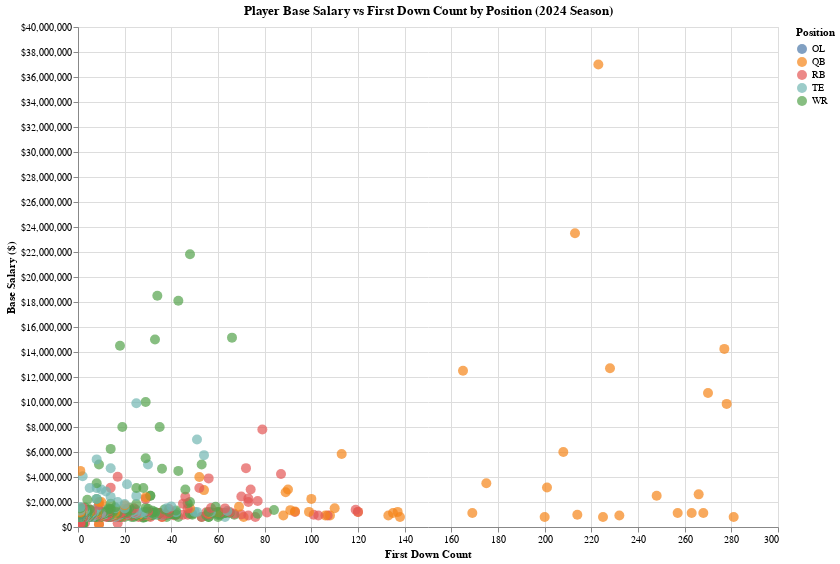

This figure's notebook cell:
### Markdown cell above
As it turns out, this ended up being a list mainly of quarterbacks. Let's visualize each player's position and salary per first down in a scatter plot with different colors indicating positions

### Code cell
# Create Altair scatter plot with base salary vs first downs colored by position
player_scatter = alt.Chart(final_df).mark_circle(size=100, opacity=0.7).encode(
    x=alt.X('First_Down_Count:Q', title='First Down Count'),
    y=alt.Y('base_salary:Q', title='Base Salary ($)', 
            axis=alt.Axis(format='$,.0f')),
    color=alt.Color('position:N', title='Position'),
    tooltip=[
        alt.Tooltip('Player:N', title='Player Name'),
        alt.Tooltip('team:N', title='Team'),
        alt.Tooltip('position:N', title='Position'),
        alt.Tooltip('First_Down_Count:Q', title='First Down Count'),
        alt.Tooltip('base_salary:Q', format='$,.0f', title='Base Salary'),
        alt.Tooltip('salary_per_first_down:Q', format='$,.0f', title='Salary per First Down')
    ]
).properties(
    width=700,
    height=500,
    title='Player Base Salary vs First Down Count by Position (2024 Season)'
).interactive()

player_scatter

### Figure 1 — Vega-Lite specification as saved in the notebook (floating-point values rounded to 4 significant figures; data arrays with more than 128 entries replaced by an {"elided": "..."} marker saying what was removed)
{"config": {"view": {"continuousWidth": 300, "continuousHeight": 300}}, "data": {"name": "data-822443de2c6b051d615347bce43948a9"}, "mark": {"type": "circle", "opacity": 0.7, "size": 100}, "encoding": {"color": {"field": "position", "title": "Position", "type": "nominal"}, "tooltip": [{"field": "Player", "title": "Player Name", "type": "nominal"}, {"field": "team", "title": "Team", "type": "nominal"}, {"field": "position", "title": "Position", "type": "nominal"}, {"field": "First_Down_Count", "title": "First Down Count", "type": "quantitative"}, {"field": "base_salary", "format": "$,.0f", "title": "Base Salary", "type": "quantitative"}, {"field": "salary_per_first_down", "format": "$,.0f", "title": "Salary per First Down", "type": "quantitative"}], "x": {"field": "First_Down_Count", "title": "First Down Count", "type": "quantitative"}, "y": {"axis": {"format": "$,.0f"}, "field": "base_salary", "title": "Base Salary ($)", "type": "quantitative"}}, "height": 500, "params": [{"name": "param_16", "select": {"type": "interval", "encodings": ["x", "y"]}, "bind": "scales"}], "title": "Player Base Salary vs First Down Count by Position (2024 Season)", "width": 700, "$schema": "https://vega.github.io/schema/vega-lite/v5.20.1.json", "datasets": {"data-822443de2c6b051d615347bce43948a9": {"elided": "521 records"}}}
